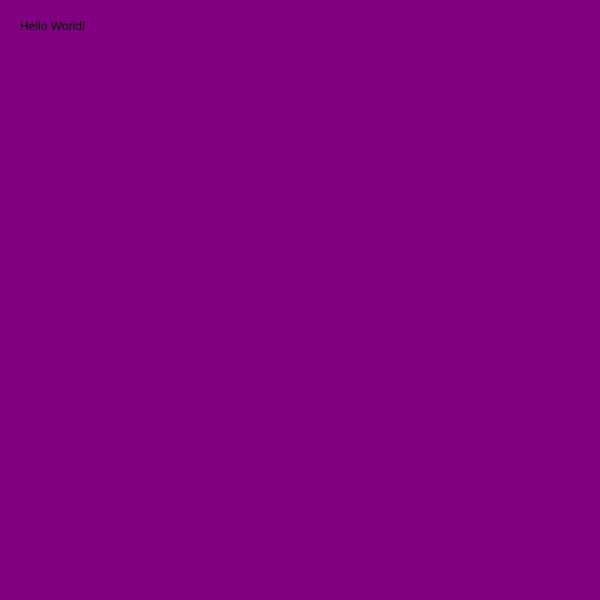
Frame 1 (no input)
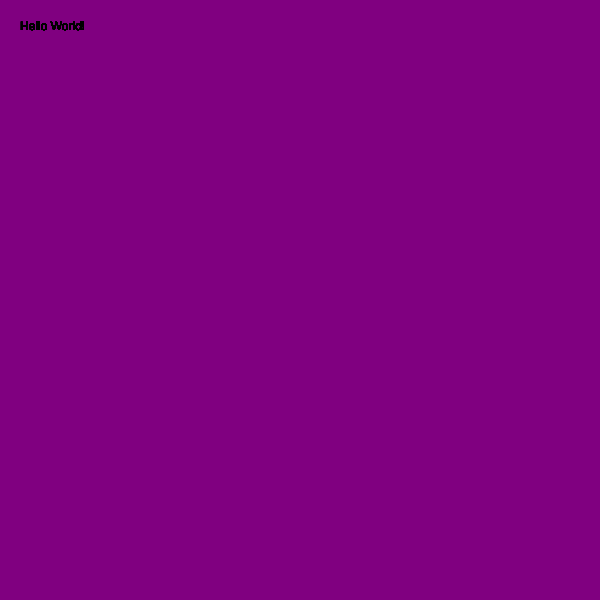
Frame 60 (no input)
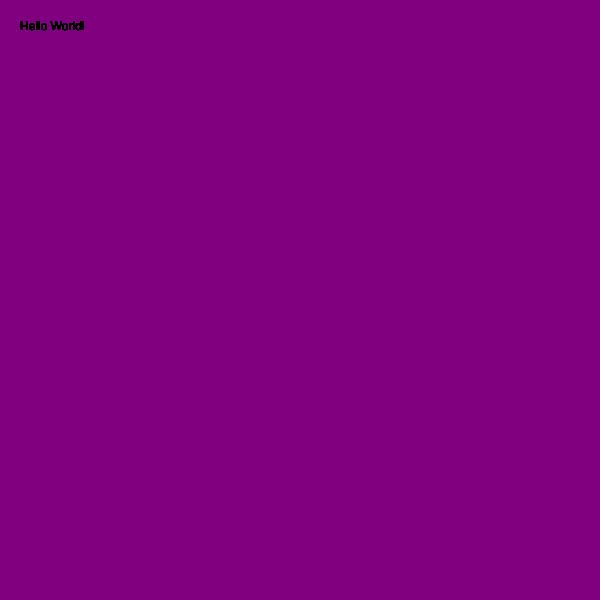
Frame 120 (the mouse pressed at the canvas centre since frame 60)

The p5.js sketch that drew these frames (run headless with seeded random() and noise() and a simulated clock; from frame 60 on, the mouse is pressed at the canvas centre):

// p5.js sketch
// ── sketch.js
// setup; In p5, the setup function is where we place commands that relate to “setting up” a code sketch. p5 calls and executes the setup() function once, at the start of executing every p5 sketch.
function setup() {

    // create a canvas 600px wide and 600px high
    createCanvas( 600, 600 );

    // color the background 'purple'
    background( 'purple' );



}// This is where you would put writing or other things.
function draw() {

    // tell p5 to print the text string "Hello World!"
    // This is going to be positioned at ( x: 20, y: 30 ).
    text( "Hello World!", 20, 30 );
}
